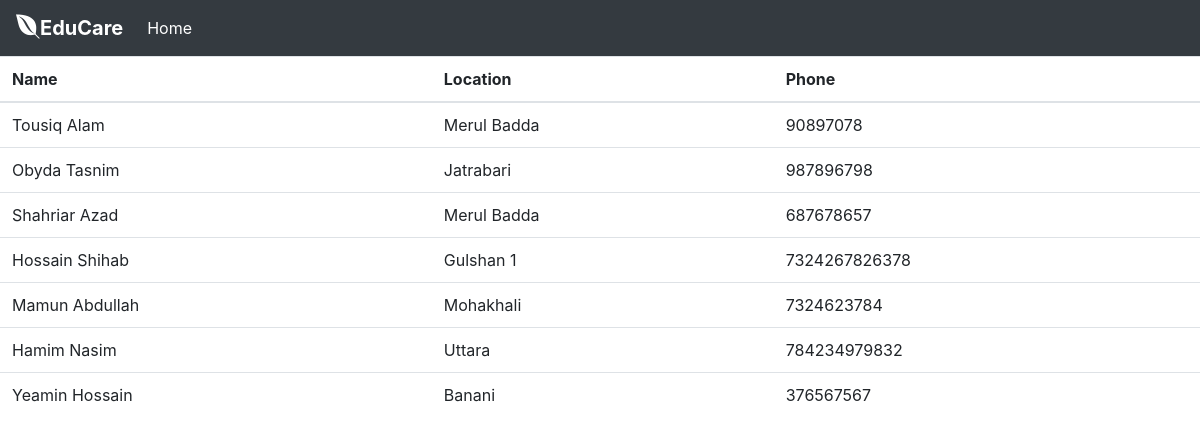
The app's page /available with its own data.
### system/models.py (models this page shows, shortened)
class Data(models.Model):
    name = models.CharField(max_length=100)
    location = models.CharField(max_length=100)
    phone = models.CharField(max_length=20)

### system/views.py (the view)
# urls.py: path('available',available,name="available"),
def available(request):
    if 'q' in request.GET:
        q = request.GET['q']
        data = Data.objects.filter(location__icontains=q)
    else:
        data = Data.objects.all()
    context = {
        'data':data
    }
    return render(request, "available.html",context)

### system/templates/available.html (shortened to what this page needs)
{% load static %}
<link rel="stylesheet" href="https://cdn.jsdelivr.net/npm/bootstrap@4.6.2/dist/css/bootstrap.min.css">
<link rel="stylesheet" href="{% static 'css/mystyle.css' %}">
<link rel="stylesheet" href="https://cdnjs.cloudflare.com/ajax/libs/font-awesome/4.7.0/css/font-awesome.min.css">
<nav class="navbar navbar-expand-md bg-dark navbar-dark">
    <a class="navbar-brand" href="#"><i style="font-size:24px" class="fa">&#xf299;</i>EduCare</a>
    <div class="collapse navbar-collapse" id="collapsibleNavbar">
      <ul class="navbar-nav">
        <li class="nav-item">
          <a class="nav-link" href="{% url 'index' %}">Home</a>
        </li>
      </ul>
    </div>
  </nav>
<table class="table">
    <thead>
      <tr>
        <th scope="col">Name</th>
        <th scope="col">Location</th>
        <th scope="col">Phone</th>
      </tr>
    </thead>
    <tbody>
        {% for data in data %}
      <tr>
        <td>{{ data.name }}</td>
        <td>{{ data.location }}</td>
        <td>{{ data.phone }}</td>
      </tr>
        {% endfor %}
    </tbody>
  </table>

### system/static/css/mystyle.css (style rules this page uses)
.nav-link { color: white !important; }
.navbar-brand { font-weight: bold; }

### records on screen
Data: name "Tousiq Alam", location "Merul Badda", phone "90897078"
Data: name "Obyda Tasnim", location "Jatrabari", phone "987896798"
Data: name "Shahriar Azad", location "Merul Badda", phone "687678657"
Data: name "Hossain Shihab", location "Gulshan 1", phone "7324267826378"
Data: name "Mamun Abdullah", location "Mohakhali", phone "7324623784"
Data: name "Hamim Nasim", location "Uttara", phone "784234979832"
Data: name "Yeamin Hossain", location "Banani", phone "376567567"
